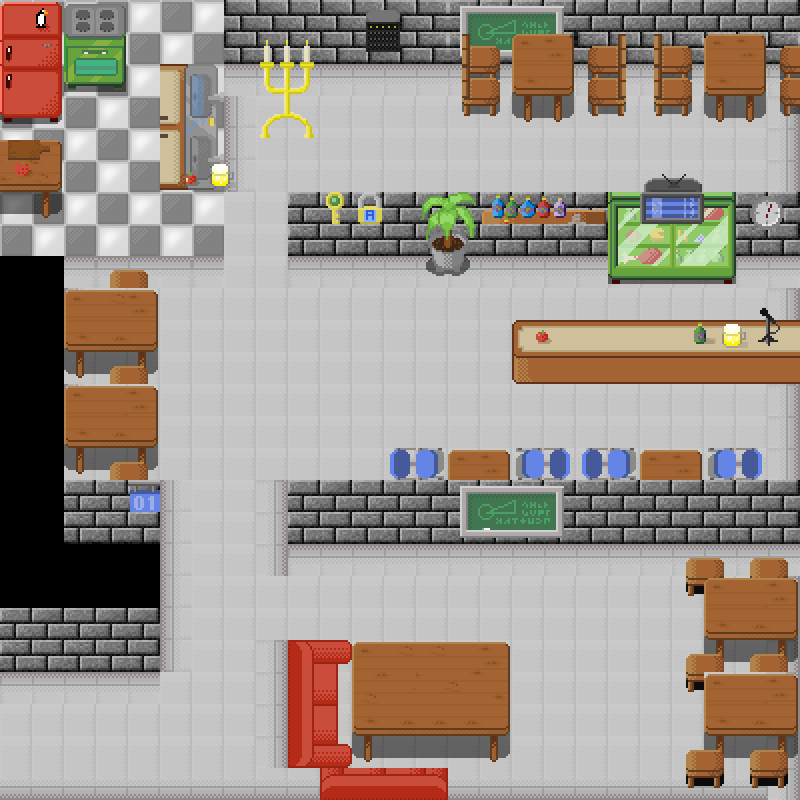

Below is a game level as drawn by its tile map, then a one-line description and the .tmx that defines it (tile-layer data replaced by summaries):
An orthogonal 25x25 tile map with 32x32 px tiles, 5 tile layers (ButtomLayer, bottom2layer, MiddleLayer, TopLayer, ...) and 50 objects (Collision, hubbeneditsand, hiddenroom).

<map version="1.0" orientation="orthogonal" renderorder="right-down" width="25" height="25" tilewidth="32" tileheight="32" nextobjectid="81">
 <tileset firstgid="1" name="open_tileset_2x" tilewidth="32" tileheight="32" tilecount="6840" columns="90">
  <image source="open_tileset_2x.png" width="2880" height="2432" />
 </tileset>
 <layer name="ButtomLayer" width="25" height="25">
  <data>[625 cells, 625 non-empty, 15 distinct tile ids]</data>
 </layer>
 <layer name="bottom2layer" width="25" height="25">
  <data>[625 cells, 35 non-empty, 12 distinct tile ids]</data>
 </layer>
 <layer name="MiddleLayer" width="25" height="25">
  <data>[625 cells, 351 non-empty, 107 distinct tile ids]</data>
 </layer>
 <layer name="TopLayer" width="25" height="25">
  <data>[625 cells, 90 non-empty, 42 distinct tile ids]</data>
 </layer>
 <layer name="Toptoplayer" width="25" height="25">
  <data>[625 cells, 70 non-empty, 50 distinct tile ids]</data>
 </layer>
 <objectgroup name="Collision">
  <object id="1" name="Collision" x="-1" y="604" width="177" height="68" />
  <object id="3" x="161" y="545" width="13" height="127" />
  <object id="5" x="68" y="481.333" width="106" height="66.6667" />
  <object id="6" x="78" y="545" />
  <object id="7" x="67" y="257" width="7" height="288" />
  <object id="8" x="224" y="255" height="3" />
  <object id="9" x="66" y="257" width="159" height="11" />
  <object id="10" x="106" y="263" width="45" height="46" />
  <object id="11" x="69.3333" y="317" width="93.6667" height="45.6667" />
  <object id="12" x="105" y="365" width="46" height="42" />
  <object id="14" x="72" y="411.333" width="85.3333" height="53" />
  <object id="15" x="4" y="785" width="798" height="12" />
  <object id="16" x="270" y="643" width="20" height="148" />
  <object id="17" x="273" y="481" width="17" height="98" />
  <object id="20" x="290" y="478" width="510" height="62" />
  <object id="23" x="286" y="636" width="65" height="154" />
  <object id="24" x="350" y="750" width="110" height="45" />
  <object id="26" x="351" y="637" width="155.667" height="123" />
  <object id="28" x="704.333" y="683" width="81" height="50" />
  <object id="29" x="683.667" y="652" width="100.333" height="41.3333" />
  <object id="30" x="706.333" y="581.333" width="91" height="57" />
  <object id="31" x="784" y="547" width="19" height="252" />
  <object id="32" x="780" y="1" />
  <object id="33" x="780" y="7" width="18" height="486" />
  <object id="34" x="583.667" y="448" width="177.667" height="45.3333" />
  <object id="35" x="384.333" y="448.333" width="182.333" height="38.3333" />
  <object id="36" x="509.333" y="317" width="263.667" height="65" />
  <object id="37" x="608" y="196" width="124" height="72" />
  <object id="39" x="288" y="194" width="507" height="62" />
  <object id="40" x="260" y="42" width="55" height="86" />
  <object id="43" x="702.333" y="27.3333" width="64.3333" height="89" />
  <object id="46" x="511" y="32" width="63.6667" height="80" />
  <object id="47" x="653.333" y="55.6667" width="38.6667" height="57.3333" />
  <object id="50" x="225" y="0" width="19" height="184" />
  <object id="51" x="158" y="57" width="70" height="125.667" />
  <object id="52" x="2" y="3" width="63" height="111.667" />
  <object id="53" x="64" y="5" width="66" height="83" />
  <object id="54" x="230" y="3" width="568" height="58.3333" />
  <object id="73" x="587.333" y="51.6667" width="38.6667" height="57.3333" />
  <object id="74" x="459.333" y="54.3333" width="38.6667" height="57.3333" />
  <object id="75" x="750.167" y="556" width="44.5" height="34.3333" />
  <object id="76" x="685.75" y="557.5" width="44.5" height="34.3333" />
  <object id="77" x="690.167" y="744" width="100.333" height="41.3333" />
  <object id="78" x="428.667" y="204" width="43.3333" height="65.3333" />
  <object id="80" x="0.333333" y="142.5" width="66" height="45.5" />
 </objectgroup>
 <objectgroup name="SlowLayer" />
 <objectgroup name="NewWorld">
  <object id="55" name="hubbeneditsand" x="4" y="670.667" width="25" height="110.333" />
  <object id="56" x="148" y="566" height="14" />
  <object id="72" name="hiddenroom" x="3" y="302" width="60" height="296.667" />
 </objectgroup>
 <objectgroup name="CharacterPositions">
  <object id="62" x="446.797" y="318.944" width="13.7476" height="9.62332">
   <properties>
    <property name="ITSmurfStartPosition" value="" />
   </properties>
  </object>
  <object id="70" x="610.898" y="636.244" width="8.24856" height="8.24856">
   <properties>
    <property name="DHumanStartPosition" value="" />
   </properties>
  </object>
 </objectgroup>
</map>
